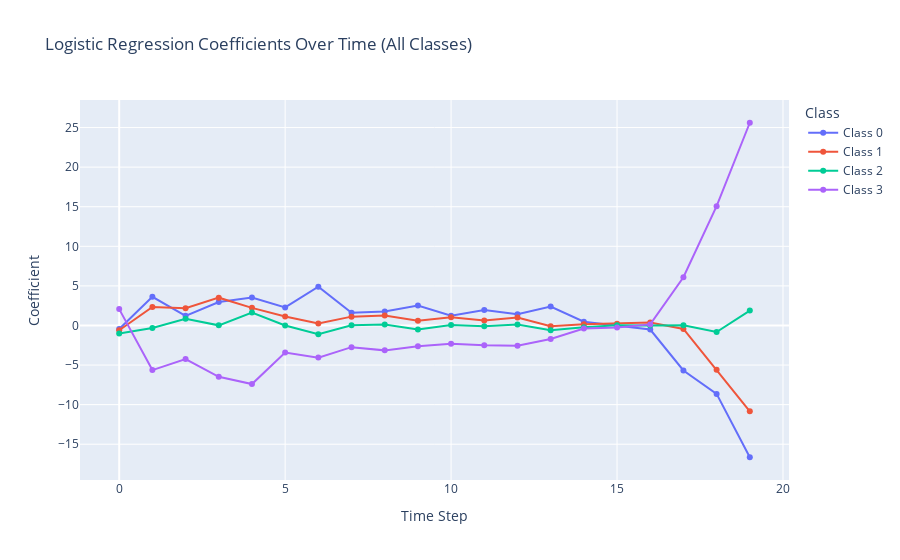

Source (notebook cell):
### Markdown cell above
#### Explanations for Classification models

### Code cell
# -------------------------------
# Interpretable Visualizations for Classification Models
# -------------------------------

# Define feature names and timesteps (adjust as needed)
feature_names = [f"timestep_{i}" for i in range(20)]
timesteps = np.array([int(f.split('_')[-1]) for f in feature_names])

# ----- 1. Decision Tree Classifier Visualizations -----

# Bar Chart: Feature Importances
dt_importances_df = pd.DataFrame({
    'Feature': feature_names,
    'Importance': best_dt_classifier.feature_importances_
}).sort_values(by='Importance', ascending=False)

plt.figure(figsize=(10, 6))
plt.bar(dt_importances_df['Feature'], dt_importances_df['Importance'],
        color='lightgreen', edgecolor='k')
plt.xlabel("Feature")
plt.ylabel("Importance")
plt.title("Decision Tree Classifier Feature Importances (Bar Chart)")
plt.xticks(rotation=45)
plt.tight_layout()
plt.show()

# Tree Visualization (only feasible for smaller trees)
plt.figure(figsize=(12, 8))
plot_tree(best_dt_classifier, feature_names=feature_names,
          filled=True, rounded=True, fontsize=8)
plt.title("Decision Tree Classifier Visualization")
plt.show()

# Continuous Plot: Feature Importances Over Time
plt.figure(figsize=(10, 6))
plt.plot(timesteps, best_dt_classifier.feature_importances_,
         marker='o', linestyle='-', color='blue')
plt.xlabel("Time Step")
plt.ylabel("Feature Importance")
plt.title("Decision Tree Feature Importances Over Time")
plt.grid(True)
plt.tight_layout()
plt.show()


# ----- 2. Logistic Regression Visualizations (Multi-class) -----

# Determine the number of classes from the coefficient array


# Assume best_lr_classifier is already defined and trained
# best_lr_classifier.coef_ has shape (n_classes, n_features)
n_classes = best_lr_classifier.coef_.shape[0]

# Create a combined DataFrame for all classes
data = []
for class_idx in range(n_classes):
    for j, time_step in enumerate(timesteps):
        data.append({
            'Time Step': time_step,
            'Coefficient': best_lr_classifier.coef_[class_idx][j],
            'Class': f"Class {class_idx}"
        })

df_lr = pd.DataFrame(data)

# Create a Plotly Express line plot with markers
fig = px.line(df_lr, x="Time Step", y="Coefficient", color="Class",
              markers=True,
              title="Logistic Regression Coefficients Over Time (All Classes)")
fig.show()

### Figure 1 — Plotly figure (JSON) as saved in the notebook; plotly's stock layout.template omitted (floating-point values rounded to 4 significant figures)
{"data": [{"hovertemplate": "Class=Class 0<br>Time Step=%{x}<br>Coefficient=%{y}<extra></extra>", "legendgroup": "Class 0", "line": {"color": "#636efa", "dash": "solid"}, "marker": {"symbol": "circle"}, "mode": "lines+markers", "name": "Class 0", "orientation": "v", "showlegend": true, "type": "scatter", "x": [0, 1, 2, 3, 4, 5, 6, 7, 8, 9, 10, 11, 12, 13, 14, 15, 16, 17, 18, 19], "xaxis": "x", "y": [-0.4523, 3.624, 1.222, 2.956, 3.539, 2.284, 4.902, 1.599, 1.759, 2.533, 1.238, 1.962, 1.433, 2.393, 0.4687, 0.000559, -0.5086, -5.685, -8.643, -16.65], "yaxis": "y"}, {"hovertemplate": "Class=Class 1<br>Time Step=%{x}<br>Coefficient=%{y}<extra></extra>", "legendgroup": "Class 1", "line": {"color": "#EF553B", "dash": "solid"}, "marker": {"symbol": "circle"}, "mode": "lines+markers", "name": "Class 1", "orientation": "v", "showlegend": true, "type": "scatter", "x": [0, 1, 2, 3, 4, 5, 6, 7, 8, 9, 10, 11, 12, 13, 14, 15, 16, 17, 18, 19], "xaxis": "x", "y": [-0.6077, 2.338, 2.173, 3.512, 2.225, 1.13, 0.2631, 1.117, 1.253, 0.5936, 1.03, 0.6321, 1.015, -0.08968, 0.1581, 0.2179, 0.3655, -0.4438, -5.593, -10.85], "yaxis": "y"}, {"hovertemplate": "Class=Class 2<br>Time Step=%{x}<br>Coefficient=%{y}<extra></extra>", "legendgroup": "Class 2", "line": {"color": "#00cc96", "dash": "solid"}, "marker": {"symbol": "circle"}, "mode": "lines+markers", "name": "Class 2", "orientation": "v", "showlegend": true, "type": "scatter", "x": [0, 1, 2, 3, 4, 5, 6, 7, 8, 9, 10, 11, 12, 13, 14, 15, 16, 17, 18, 19], "xaxis": "x", "y": [-1.005, -0.3274, 0.8552, 0.01556, 1.636, -0.002672, -1.104, 0.02382, 0.1327, -0.4962, 0.04799, -0.09427, 0.1225, -0.6025, -0.2339, 0.03199, 0.004703, 0.03507, -0.8304, 1.886], "yaxis": "y"}, {"hovertemplate": "Class=Class 3<br>Time Step=%{x}<br>Coefficient=%{y}<extra></extra>", "legendgroup": "Class 3", "line": {"color": "#ab63fa", "dash": "solid"}, "marker": {"symbol": "circle"}, "mode": "lines+markers", "name": "Class 3", "orientation": "v", "showlegend": true, "type": "scatter", "x": [0, 1, 2, 3, 4, 5, 6, 7, 8, 9, 10, 11, 12, 13, 14, 15, 16, 17, 18, 19], "xaxis": "x", "y": [2.065, -5.634, -4.249, -6.484, -7.399, -3.411, -4.061, -2.74, -3.144, -2.63, -2.316, -2.5, -2.57, -1.701, -0.3928, -0.2505, 0.1385, 6.093, 15.07, 25.61], "yaxis": "y"}], "layout": {"legend": {"title": {"text": "Class"}, "tracegroupgap": 0}, "title": {"text": "Logistic Regression Coefficients Over Time (All Classes)"}, "xaxis": {"anchor": "y", "domain": [0, 1], "title": {"text": "Time Step"}}, "yaxis": {"anchor": "x", "domain": [0, 1], "title": {"text": "Coefficient"}}}}
